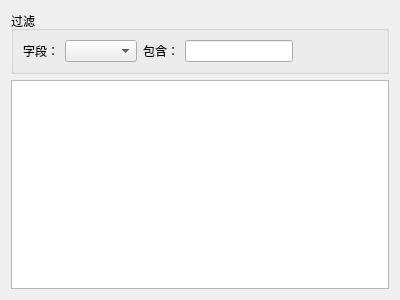
<?xml version="1.0" encoding="UTF-8"?>
<ui version="4.0">
 <class>CBaseItemWnd</class>
 <widget class="QWidget" name="CBaseItemWnd">
  <property name="geometry">
   <rect>
    <x>0</x>
    <y>0</y>
    <width>400</width>
    <height>300</height>
   </rect>
  </property>
  <property name="windowTitle">
   <string>Form</string>
  </property>
  <layout class="QVBoxLayout" name="verticalLayout">
   <item>
    <widget class="QGroupBox" name="groupBox">
     <property name="title">
      <string>过滤</string>
     </property>
     <layout class="QHBoxLayout" name="horizontalLayout">
      <item>
       <widget class="QLabel" name="label">
        <property name="text">
         <string>字段：</string>
        </property>
       </widget>
      </item>
      <item>
       <widget class="QComboBox" name="comboBox"/>
      </item>
      <item>
       <widget class="QLabel" name="label_2">
        <property name="text">
         <string>包含：</string>
        </property>
       </widget>
      </item>
      <item>
       <widget class="QLineEdit" name="lineEdit"/>
      </item>
      <item>
       <spacer name="horizontalSpacer">
        <property name="orientation">
         <enum>Qt::Horizontal</enum>
        </property>
        <property name="sizeHint" stdset="0">
         <size>
          <width>61</width>
          <height>20</height>
         </size>
        </property>
       </spacer>
      </item>
     </layout>
    </widget>
   </item>
   <item>
    <widget class="QTableWidget" name="table">
     <attribute name="horizontalHeaderCascadingSectionResizes">
      <bool>false</bool>
     </attribute>
     <attribute name="horizontalHeaderStretchLastSection">
      <bool>true</bool>
     </attribute>
    </widget>
   </item>
  </layout>
 </widget>
 <resources/>
 <connections/>
</ui>
